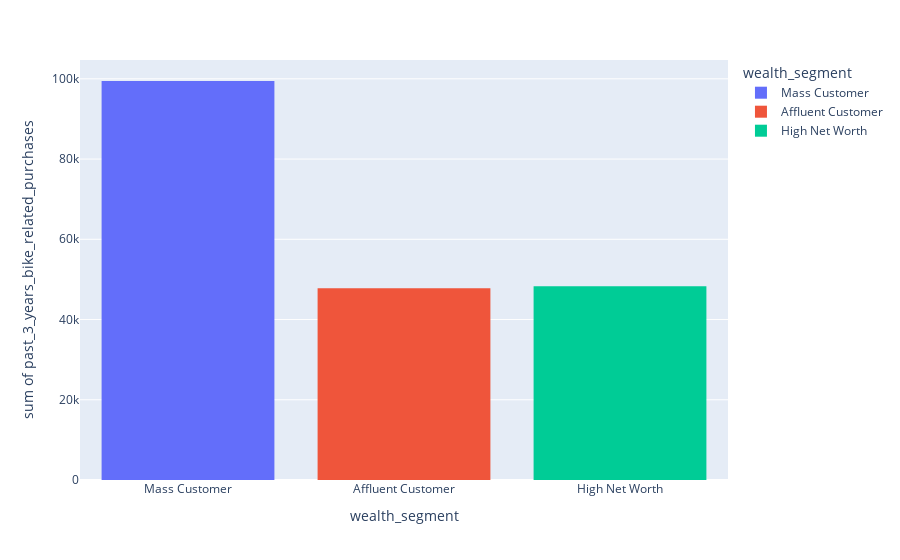

Notebook source saved alongside this figure:
### Code cell
px.histogram(data_frame=df,x='wealth_segment',y='past_3_years_bike_related_purchases',color='wealth_segment')

### Figure 1 — Plotly figure (JSON) as saved in the notebook; plotly's stock layout.template omitted (floating-point values rounded to 4 significant figures; data arrays with more than 128 entries replaced by an {"elided": "..."} marker saying what was removed)
{"data": [{"alignmentgroup": "True", "bingroup": "x", "histfunc": "sum", "hovertemplate": "wealth_segment=%{x}<br>sum of past_3_years_bike_related_purchases=%{y}<extra></extra>", "legendgroup": "Mass Customer", "marker": {"color": "#636efa", "pattern": {"shape": ""}}, "name": "Mass Customer", "offsetgroup": "Mass Customer", "orientation": "v", "showlegend": true, "type": "histogram", "x": {"elided": "2000 str values"}, "xaxis": "x", "y": {"elided": "2000 int values"}, "yaxis": "y"}, {"alignmentgroup": "True", "bingroup": "x", "histfunc": "sum", "hovertemplate": "wealth_segment=%{x}<br>sum of past_3_years_bike_related_purchases=%{y}<extra></extra>", "legendgroup": "Affluent Customer", "marker": {"color": "#EF553B", "pattern": {"shape": ""}}, "name": "Affluent Customer", "offsetgroup": "Affluent Customer", "orientation": "v", "showlegend": true, "type": "histogram", "x": {"elided": "979 str values"}, "xaxis": "x", "y": {"elided": "979 int values"}, "yaxis": "y"}, {"alignmentgroup": "True", "bingroup": "x", "histfunc": "sum", "hovertemplate": "wealth_segment=%{x}<br>sum of past_3_years_bike_related_purchases=%{y}<extra></extra>", "legendgroup": "High Net Worth", "marker": {"color": "#00cc96", "pattern": {"shape": ""}}, "name": "High Net Worth", "offsetgroup": "High Net Worth", "orientation": "v", "showlegend": true, "type": "histogram", "x": {"elided": "1021 str values"}, "xaxis": "x", "y": {"elided": "1021 int values"}, "yaxis": "y"}], "layout": {"autosize": true, "barmode": "relative", "legend": {"title": {"text": "wealth_segment"}, "tracegroupgap": 0}, "margin": {"t": 60}, "xaxis": {"anchor": "y", "autorange": true, "categoryarray": ["Mass Customer", "Affluent Customer", "High Net Worth"], "categoryorder": "array", "domain": [0, 1], "range": [-0.5, 2.5], "title": {"text": "wealth_segment"}, "type": "category"}, "yaxis": {"anchor": "x", "autorange": true, "domain": [0, 1], "range": [0, 104700.0], "title": {"text": "sum of past_3_years_bike_related_purchases"}, "type": "linear"}}}
